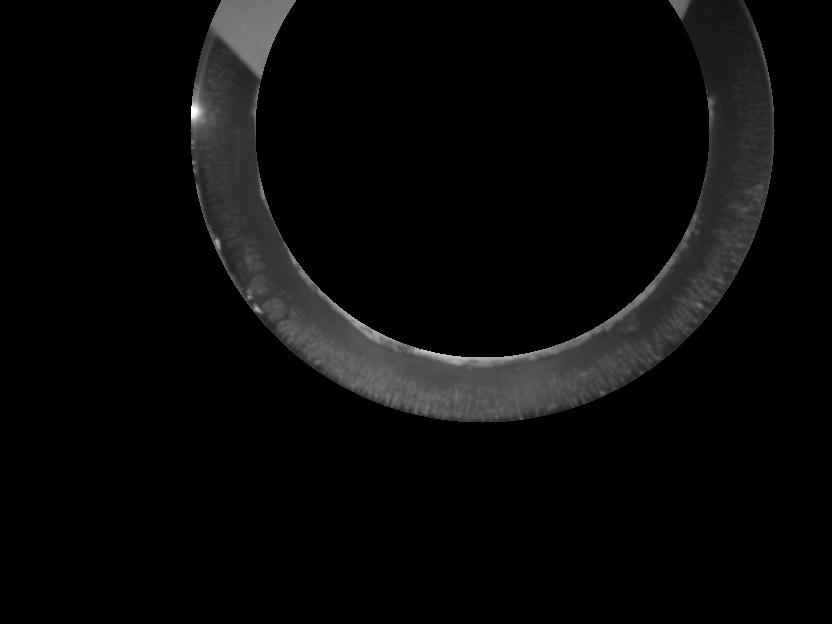
#> input picture img/borracha1.jpg, 832 x 624 px
$ python teste_canny.py
#> lines starting #> are read from the running program, lines starting #| are printed output that depends on the picture; after the words box and inside, x2 and y2 are one past the last pixel; in counts of white or black regions, pixels touching at a corner belong together
# Teste com a roda nova

import numpy as np
import argparse
import imutils
import cv2

ap = argparse.ArgumentParser()
ap.add_argument("-s", "--save", help = "Image to save")
args = vars(ap.parse_args())

rachaduras = cv2.imread('img/borracha1.jpg')
#> rachaduras is the input picture: shape (624, 832, 3); min 0, max 255, mean 9.2


# TO DO: Fazer canny line detection na parte da borracha.
edged = cv2.Canny(rachaduras, 30, 40)
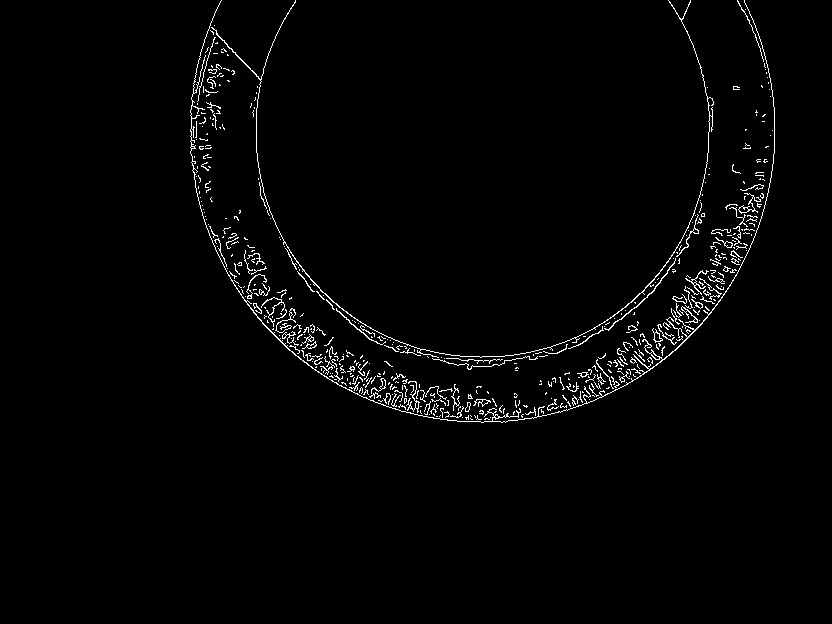
#> edged: shape (624, 832); 1.8% white in thin lines or dots, all inside (x1, y1, x2, y2) = (190, 0, 775, 423)
cv2.imshow("output",  edged )
cv2.waitKey(0)
